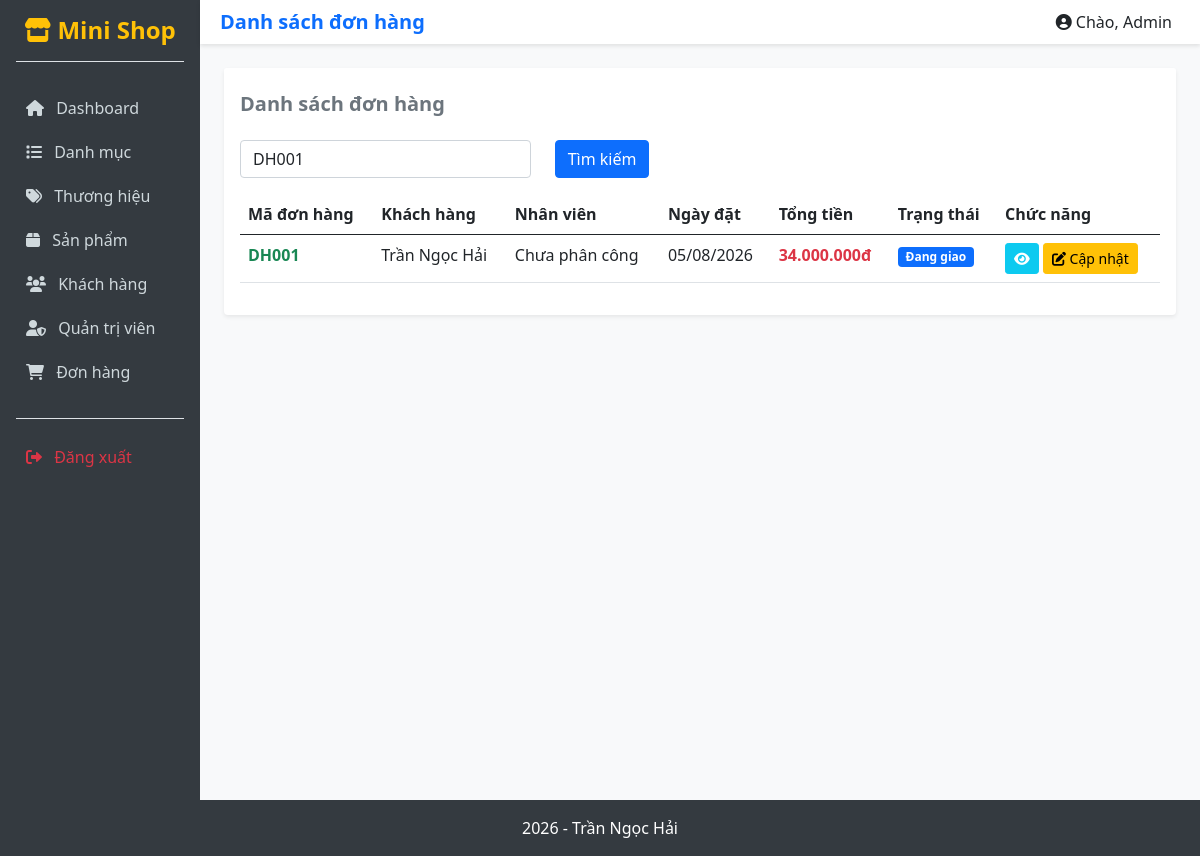
/views/admin/orders/index.php?keyword=DH001, run on the app's committed database.
### tables this page shows
CREATE TABLE `orders` (
  `id` int(11) NOT NULL,
  `customer_id` int(11) NOT NULL,
  `user_id` int(11) DEFAULT NULL,
  `order_code` varchar(30) NOT NULL,
  `total_amount` decimal(12,2) DEFAULT 0.00,
  `note` text DEFAULT NULL,
  `status` tinyint(1) DEFAULT 0,
  `created_at` datetime DEFAULT current_timestamp(),
  `updated_at` datetime DEFAULT current_timestamp() ON UPDATE current_timestamp()
);

CREATE TABLE `customers` (
  `id` int(11) NOT NULL,
  `fullname` varchar(100) NOT NULL,
  `phone` varchar(20) NOT NULL,
  `email` varchar(100) DEFAULT NULL,
  `address` varchar(255) DEFAULT NULL,
  `note` text DEFAULT NULL
);

### config/Database.php (called while the page is built, shortened)
<?php
class Database {
    protected string $host = "localhost";
    protected string $database = "tranngochai_database";
    protected string $username = "root";
    protected string $password = "";
    protected function connect(): void {
        try {
            $this->conn = new mysqli(
                $this->host,
                $this->username,
                $this->password,
                $this->database
            );
        } catch (Exception $e) {
            echo "Lỗi: " . $e->getMessage();
        }
    }
}
?>

### dao/OrderDAO.php (called while the page is built, shortened)
<?php
require_once __DIR__ . "/BaseDAO.php";
require_once __DIR__ . "/../models/Order.php";
class OrderDAO extends BaseDAO {
    public function getAll($keyword = "") {
        $list = [];
        try {
            $sql = "SELECT o.*, c.fullname as customer_name, u.fullname as user_name
                    FROM orders o
                    LEFT JOIN customers c ON o.customer_id = c.id
                    LEFT JOIN users u ON o.user_id = u.id";
            if (!empty($keyword)) {
                $sql .= " WHERE o.order_code LIKE ? OR c.fullname LIKE ?";
            }
            $sql .= " ORDER BY o.id DESC";
            if (!empty($keyword)) {
                $stmt = $this->prepare($sql);
                $param = "%" . $keyword . "%";
                $stmt->bind_param("ss", $param, $param);
                $stmt->execute();
                $result = $stmt->get_result();
            } else {
                $result = $this->executeQuery($sql);
            }
            while ($row = $result->fetch_assoc()) {
                $o = new Order((int)$row["customer_id"], (int)$row["user_id"], $row["order_code"], (float)$row["total_amount"], $row["note"], (int)$row["status"]);
                $o->id = $row["id"];
                $o->createdAt = $row["created_at"];
                $o->customerName = $row["customer_name"];
                $o->userName = $row["user_name"];
                $list[] = $o;
            }
        } catch (Exception $e) { throw $e; }
        return $list;
    }
}
?>

### dao/BaseDAO.php (called while the page is built, shortened)
<?php
require_once __DIR__ . "/../config/Database.php";
class BaseDAO extends Database {
    protected function prepare(string $sql) {
        return $this->conn->prepare($sql);
    }
}
?>

### models/Order.php (called while the page is built, shortened)
<?php
class Order {
    public function __construct(int $customerId = 0, ?int $userId = null, string $orderCode = "", float $totalAmount = 0, ?string $note = null, int $status = 0) {
        $this->orderCode = $orderCode;
        $this->totalAmount = $totalAmount;
        $this->status = $status;
    }
}
?>

### views/admin/orders/index.php (the view, shortened to what this page needs)
<?php
require_once "../../../dao/OrderDAO.php";
$dao = new OrderDAO();
$keyword = trim($_GET["keyword"] ?? "");
$orders = $dao->getAll($keyword);
function getStatusBadge($status) {
    switch($status) {
        case 2: return '<span class="badge bg-primary">Đang giao</span>';
    }
}
?>
<div class="card shadow-sm border-0">
    <div class="card-header bg-white border-0 pt-4 pb-0">
        <h5 class="fw-bold text-secondary">Danh sách đơn hàng</h5>
    </div>
    <div class="card-body">
        <form class="row mb-3" method="GET">
            <div class="col-md-4">
                <input type="text" name="keyword" class="form-control" placeholder="Nhập mã đơn, tên khách hàng..." value="<?= htmlspecialchars($keyword) ?>">
            </div>
            <div class="col-md-2">
                <button type="submit" class="btn btn-primary">Tìm kiếm</button>
            </div>
        </form>
        <?php if(empty($orders)) { ?>
            <div class="alert alert-warning">Không tìm thấy dữ liệu.</div>
        <?php } else { ?>
            <table class="table table-hover">
                <thead>
                    <tr>
                        <th>Mã đơn hàng</th>
                        <th>Khách hàng</th>
                        <th>Nhân viên</th>
                        <th>Ngày đặt</th>
                        <th>Tổng tiền</th>
                        <th>Trạng thái</th>
                        <th>Chức năng</th>
                    </tr>
                </thead>
                <tbody>
                    <?php foreach ($orders as $item) { ?>
                    <tr>
                        <td class="fw-bold text-success"><?= htmlspecialchars($item->orderCode) ?></td>
                        <td><?= htmlspecialchars($item->customerName) ?></td>
                        <td><?= htmlspecialchars($item->userName ?? 'Chưa phân công') ?></td>
                        <td><?= date('d/m/Y', strtotime($item->createdAt)) ?></td>
                        <td class="text-danger fw-bold"><?= number_format($item->totalAmount, 0, ',', '.') ?>đ</td>
                        <td><?= getStatusBadge($item->status) ?></td>
                        <td>
                            <a href="detail.php?id=<?= $item->id ?>" class="btn btn-sm btn-info text-white"><i class="fa-solid fa-eye"></i></a>
                            <a href="edit.php?id=<?= $item->id ?>" class="btn btn-sm btn-warning"><i class="fa-solid fa-pen-to-square"></i> Cập nhật</a>
                        </td>
                    </tr>
                    <?php } ?>
                </tbody>
            </table>
        <?php } ?>
    </div>
</div>
<?php
include "../layouts/master.php";
?>

### assets/css/style.css (style rules this page uses)
body { background-color: #f8f9fa; }

### data on the page
orders: order_code "DH001", customer.fullname "Trần Ngọc Hải", userName "Chưa phân công", created_at "05/08/2026", total_amount "34.000.000", status "Đang giao"

### other printed values
$pageTitle "Danh sách đơn hàng"
